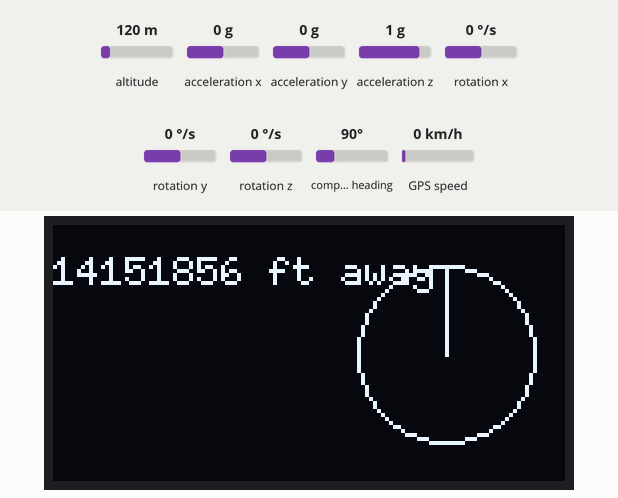
The sketch below on a simulated Arduino Mega 2560, built with avr-gcc and run on an emulated ATmega2560. Parts: 128×64 one-colour display. Inputs (shaded band) come from the test bench; at power-on: compass heading 90°, altitude 120 m, acceleration x 0 g, acceleration y 0 g, acceleration z 1 g, rotation x 0 °/s, rotation y 0 °/s, rotation z 0 °/s, GPS speed 0 km/h. The GPS gets a fix after 3 s at 37.7749, -122.4194 with 8 satellites; what the sketch prints to the serial monitor is not drawn.

Above: at 4.7 s.
4.8 s: compass heading set to 7°
At 6.4 s:
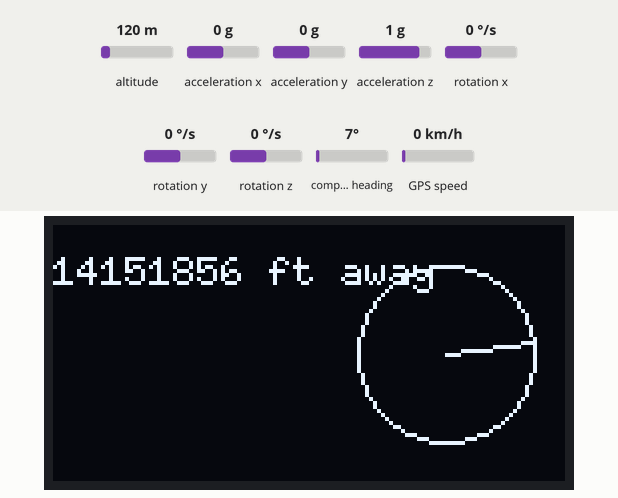
7.1 s: compass heading set to 180°
At 7.5 s:
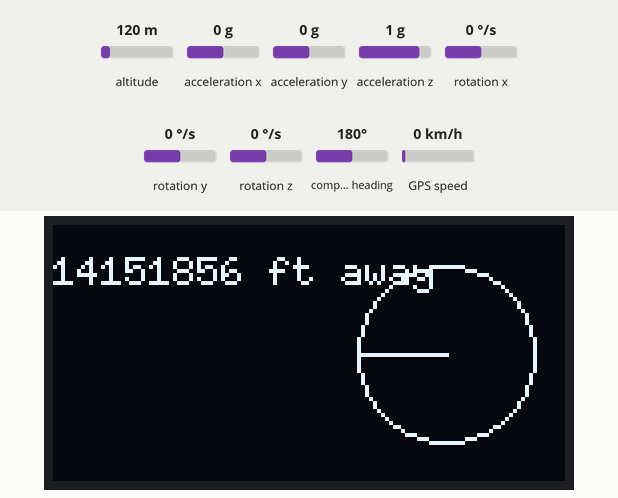
8.7 s: compass heading set to 269°
At 9.7 s:
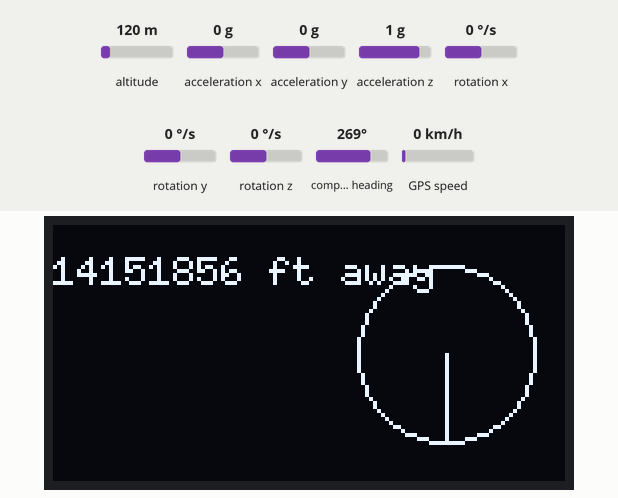
Timing chart, 0 to 11.7 s (numbered marks = the images above; inputs shaded):
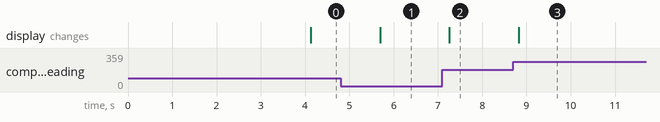

The sketch:

compass_gps_oled_graph_polu.ino
```cpp
#include <LSM303.h>
#include <Wire.h>
#include <U8x8lib.h>
#include <TinyGPS.h>
#include <math.h>
#include <Arduino.h>

#include <U8g2lib.h>

#define r 22
#define mx 120-r
#define my 32

//U8G2_SSD1306_128X64_NONAME_1_HW_I2C u8g2(U8G2_R0, /* reset=*/ U8X8_PIN_NONE);
U8G2_SSD1306_128X64_NONAME_F_HW_I2C u8g2(U8G2_R0, /* reset=*/ U8X8_PIN_NONE);

LSM303 compass;

TinyGPS gps;
static const uint32_t GPSBaud = 9600;

//conant

//float lat2 = 42.4115194014139;
//float lon2 = -71.298282872227;

//boston
//float lat2 = 42.358306550939965;
//float lon2 = -71.06660358413588;

//conant and weston
//float lat2 = 42.41255203831599;
//float lon2 = -71.29994755724634;


//due north
//float lat2 = 42.41293317045196;
//float lon2 = -71.29791687460762;

//north east
//float lat2 = 42.41359384882139;
//float lon2 = -71.29661415361875;

//end of conant driveway
float lat2 = 42.41152626206619;
float lon2 = -71.29830149978494;

void setup(void) {
  Wire.begin();

  Serial1.begin(GPSBaud);

  Serial.begin(115200);
u8g2.begin();
  u8g2.clearBuffer();

  u8g2.setFontDirection(0);
   u8g2.setFont(u8g2_font_6x10_tf);

   u8g2.setCursor(0,0);
   u8g2.print("Starting...");
   u8g2.sendBuffer();

  compass.init();
  compass.enableDefault();

   compass.m_min = (LSM303::vector<int16_t>){-1022, -829, -699};
  compass.m_max = (LSM303::vector<int16_t>){+378, +375, +320};

  u8g2.clearBuffer();
}

void loop(void) {


   bool newData = false;
  unsigned long chars;
  unsigned short sentences, failed;

  // For one second we parse GPS data and report some key values
  for (unsigned long start = millis(); millis() - start < 1000;)
  {
    while (Serial1.available())
    {
      char c = Serial1.read();
      // Serial.write(c); // uncomment this line if you want to see the GPS data flowing
      if (gps.encode(c)) // Did a new valid sentence come in?
        newData = true;
    }
  }

  if (newData)
  {
    u8g2.clearBuffer();
    float flat, flon;
    unsigned long age;
    gps.f_get_position(&flat, &flon, &age);
    Serial.print(flat == TinyGPS::GPS_INVALID_F_ANGLE ? 0.0 : flat, 6);
    Serial.print(",");
    Serial.println(flon == TinyGPS::GPS_INVALID_F_ANGLE ? 0.0 : flon, 6);

    float lat1 = flat;
    float lon1 = flon;

    float R = 6371000; // metres
    float phi1 = lat1 * PI/180.; // φ, λ in radians
    float phi2 = lat2 * PI/180.;
    float lambda1 = lon1 * PI/180.;
    float lambda2 = lon2 * PI/180.;
    float y = sin(lambda2-lambda1)*cos(phi2);
    float x = cos(phi1)*sin(phi2) - sin(phi1)*cos(phi2)*cos(lambda2-lambda1);
    float theta = atan2(y,x);
    float brng = fmod((theta*180/PI + 360),360);

    Serial.print("brng=");
    Serial.println(brng);

    float bearing_rad =atan2(cos(lat1)*sin(lat2)-sin(lat1)*cos(lat2)*cos(lon2-lon1),sin(lon2-lon1)*cos(lat2));

    float bearing_deg = bearing_rad*180./PI;
    float bearing_compass = fmod(bearing_deg+360,360);
    //float bearing_compass = fmod(bearing_deg+360,360);

   float distance_meters = acos(sin(lat1*PI/180.)*sin(lat2*PI/180.) + cos(lat1*PI/180.)*cos(lat2*PI/180.)*cos(lon2*PI/180.-lon1*PI/180.) ) * 6371000;
   float distance_feet = 3.281*distance_meters;

  float Pi = 3.14159;

  compass.read();
  float heading = compass.heading();

  Serial.print("Compass Heading: ");
  Serial.println(heading);
   Serial.print("bearing_rad");
  Serial.println(bearing_rad);
  Serial.print("bearing_degree");
  Serial.println(bearing_deg);
  Serial.print("bearing_compass: ");
  Serial.println(bearing_compass);

  float degree_diff = -1*bearing_compass+heading;
    Serial.print("deg_diff:");
  Serial.println(degree_diff);

   u8g2.setCursor(0,15);
   //u8g2.print("   ");
   //u8g2.print(round(degree_diff));
   //u8g2.print(" ");
   u8g2.print(round(distance_feet));
   u8g2.print(" ft away");

   //u8g2.setCursor(0,25);
   //u8g2.print("hdng: ");
   //u8g2.print(heading);

   float theta_graph=degree_diff;


   int dx = round(r*sin(theta_graph*PI/180.));
   int dy = round(r*cos(theta_graph*PI/180. ));


   Serial.print(dx);
   Serial.print(",");
   Serial.println(dy);
   Serial.print(mx);
   Serial.print(",");
   Serial.println(my);

   u8g2.drawCircle(mx,my,r);

   u8g2.drawLine(mx, my, mx+dx, my+dy);

   //u8g2.setCursor(0,0);


   //u8g2.print(degree_diff);


   u8g2.sendBuffer();

  delay(500);
  }

  gps.stats(&chars, &sentences, &failed);

  if (chars == 0)
    Serial.println("** No characters received from GPS: check wiring **");


}
```

Measured:
- after the input at 4.8 s, the display: changes after 0.90 s (image 1)
- after the input at 7.1 s, the display: changes after 0.16 s (image 2)
- after the input at 8.7 s, the display: changes after 0.12 s (image 3)
